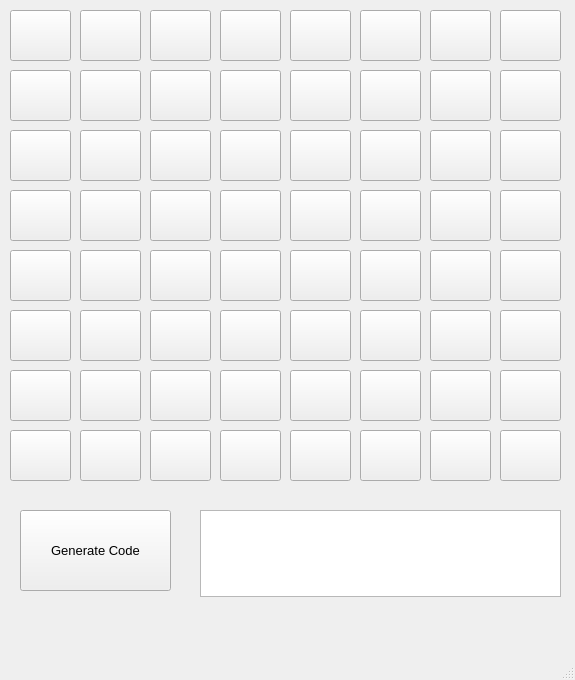
<?xml version="1.0" encoding="UTF-8"?>
<ui version="4.0">
 <class>MainWindow</class>
 <widget class="QMainWindow" name="MainWindow">
  <property name="geometry">
   <rect>
    <x>0</x>
    <y>0</y>
    <width>575</width>
    <height>680</height>
   </rect>
  </property>
  <property name="windowTitle">
   <string>MainWindow</string>
  </property>
  <widget class="QWidget" name="centralwidget">
   <widget class="QPushButton" name="btn_uno">
    <property name="geometry">
     <rect>
      <x>10</x>
      <y>10</y>
      <width>61</width>
      <height>51</height>
     </rect>
    </property>
    <property name="text">
     <string/>
    </property>
   </widget>
   <widget class="QPushButton" name="btn_due">
    <property name="geometry">
     <rect>
      <x>80</x>
      <y>10</y>
      <width>61</width>
      <height>51</height>
     </rect>
    </property>
    <property name="text">
     <string/>
    </property>
   </widget>
   <widget class="QPushButton" name="btn_tre">
    <property name="geometry">
     <rect>
      <x>150</x>
      <y>10</y>
      <width>61</width>
      <height>51</height>
     </rect>
    </property>
    <property name="text">
     <string/>
    </property>
   </widget>
   <widget class="QPushButton" name="btn_quattro">
    <property name="geometry">
     <rect>
      <x>220</x>
      <y>10</y>
      <width>61</width>
      <height>51</height>
     </rect>
    </property>
    <property name="text">
     <string/>
    </property>
   </widget>
   <widget class="QPushButton" name="btn_cinque">
    <property name="geometry">
     <rect>
      <x>290</x>
      <y>10</y>
      <width>61</width>
      <height>51</height>
     </rect>
    </property>
    <property name="text">
     <string/>
    </property>
   </widget>
   <widget class="QPushButton" name="btn_sei">
    <property name="geometry">
     <rect>
      <x>360</x>
      <y>10</y>
      <width>61</width>
      <height>51</height>
     </rect>
    </property>
    <property name="text">
     <string/>
    </property>
   </widget>
   <widget class="QPushButton" name="btn_sette">
    <property name="geometry">
     <rect>
      <x>430</x>
      <y>10</y>
      <width>61</width>
      <height>51</height>
     </rect>
    </property>
    <property name="text">
     <string/>
    </property>
   </widget>
   <widget class="QPushButton" name="btn_otto">
    <property name="geometry">
     <rect>
      <x>500</x>
      <y>10</y>
      <width>61</width>
      <height>51</height>
     </rect>
    </property>
    <property name="text">
     <string/>
    </property>
   </widget>
   <widget class="QPushButton" name="btn_nove">
    <property name="geometry">
     <rect>
      <x>10</x>
      <y>70</y>
      <width>61</width>
      <height>51</height>
     </rect>
    </property>
    <property name="text">
     <string/>
    </property>
   </widget>
   <widget class="QPushButton" name="btn_dieci">
    <property name="geometry">
     <rect>
      <x>80</x>
      <y>70</y>
      <width>61</width>
      <height>51</height>
     </rect>
    </property>
    <property name="text">
     <string/>
    </property>
   </widget>
   <widget class="QPushButton" name="btn_undici">
    <property name="geometry">
     <rect>
      <x>150</x>
      <y>70</y>
      <width>61</width>
      <height>51</height>
     </rect>
    </property>
    <property name="text">
     <string/>
    </property>
   </widget>
   <widget class="QPushButton" name="btn_dodici">
    <property name="geometry">
     <rect>
      <x>220</x>
      <y>70</y>
      <width>61</width>
      <height>51</height>
     </rect>
    </property>
    <property name="text">
     <string/>
    </property>
   </widget>
   <widget class="QPushButton" name="btn_tredici">
    <property name="geometry">
     <rect>
      <x>290</x>
      <y>70</y>
      <width>61</width>
      <height>51</height>
     </rect>
    </property>
    <property name="text">
     <string/>
    </property>
   </widget>
   <widget class="QPushButton" name="btn_quattordici">
    <property name="geometry">
     <rect>
      <x>360</x>
      <y>70</y>
      <width>61</width>
      <height>51</height>
     </rect>
    </property>
    <property name="text">
     <string/>
    </property>
   </widget>
   <widget class="QPushButton" name="btn_quindici">
    <property name="geometry">
     <rect>
      <x>430</x>
      <y>70</y>
      <width>61</width>
      <height>51</height>
     </rect>
    </property>
    <property name="text">
     <string/>
    </property>
   </widget>
   <widget class="QPushButton" name="btn_sedici">
    <property name="geometry">
     <rect>
      <x>500</x>
      <y>70</y>
      <width>61</width>
      <height>51</height>
     </rect>
    </property>
    <property name="text">
     <string/>
    </property>
   </widget>
   <widget class="QPushButton" name="btn_diciassette">
    <property name="geometry">
     <rect>
      <x>10</x>
      <y>130</y>
      <width>61</width>
      <height>51</height>
     </rect>
    </property>
    <property name="text">
     <string/>
    </property>
   </widget>
   <widget class="QPushButton" name="btn_diciotto">
    <property name="geometry">
     <rect>
      <x>80</x>
      <y>130</y>
      <width>61</width>
      <height>51</height>
     </rect>
    </property>
    <property name="text">
     <string/>
    </property>
   </widget>
   <widget class="QPushButton" name="btn_diciannove">
    <property name="geometry">
     <rect>
      <x>150</x>
      <y>130</y>
      <width>61</width>
      <height>51</height>
     </rect>
    </property>
    <property name="text">
     <string/>
    </property>
   </widget>
   <widget class="QPushButton" name="btn_venti">
    <property name="geometry">
     <rect>
      <x>220</x>
      <y>130</y>
      <width>61</width>
      <height>51</height>
     </rect>
    </property>
    <property name="text">
     <string/>
    </property>
   </widget>
   <widget class="QPushButton" name="btn_ventuno">
    <property name="geometry">
     <rect>
      <x>290</x>
      <y>130</y>
      <width>61</width>
      <height>51</height>
     </rect>
    </property>
    <property name="text">
     <string/>
    </property>
   </widget>
   <widget class="QPushButton" name="btn_ventidue">
    <property name="geometry">
     <rect>
      <x>360</x>
      <y>130</y>
      <width>61</width>
      <height>51</height>
     </rect>
    </property>
    <property name="text">
     <string/>
    </property>
   </widget>
   <widget class="QPushButton" name="btn_ventitre">
    <property name="geometry">
     <rect>
      <x>430</x>
      <y>130</y>
      <width>61</width>
      <height>51</height>
     </rect>
    </property>
    <property name="text">
     <string/>
    </property>
   </widget>
   <widget class="QPushButton" name="btn_ventiquattro">
    <property name="geometry">
     <rect>
      <x>500</x>
      <y>130</y>
      <width>61</width>
      <height>51</height>
     </rect>
    </property>
    <property name="text">
     <string/>
    </property>
   </widget>
   <widget class="QPushButton" name="btn_venticinque">
    <property name="geometry">
     <rect>
      <x>10</x>
      <y>190</y>
      <width>61</width>
      <height>51</height>
     </rect>
    </property>
    <property name="text">
     <string/>
    </property>
   </widget>
   <widget class="QPushButton" name="btn_ventisei">
    <property name="geometry">
     <rect>
      <x>80</x>
      <y>190</y>
      <width>61</width>
      <height>51</height>
     </rect>
    </property>
    <property name="text">
     <string/>
    </property>
   </widget>
   <widget class="QPushButton" name="btn_ventisette">
    <property name="geometry">
     <rect>
      <x>150</x>
      <y>190</y>
      <width>61</width>
      <height>51</height>
     </rect>
    </property>
    <property name="text">
     <string/>
    </property>
   </widget>
   <widget class="QPushButton" name="btn_ventotto">
    <property name="geometry">
     <rect>
      <x>220</x>
      <y>190</y>
      <width>61</width>
      <height>51</height>
     </rect>
    </property>
    <property name="text">
     <string/>
    </property>
   </widget>
   <widget class="QPushButton" name="btn_ventinove">
    <property name="geometry">
     <rect>
      <x>290</x>
      <y>190</y>
      <width>61</width>
      <height>51</height>
     </rect>
    </property>
    <property name="text">
     <string/>
    </property>
   </widget>
   <widget class="QPushButton" name="btn_trenta">
    <property name="geometry">
     <rect>
      <x>360</x>
      <y>190</y>
      <width>61</width>
      <height>51</height>
     </rect>
    </property>
    <property name="text">
     <string/>
    </property>
   </widget>
   <widget class="QPushButton" name="btn_trentuno">
    <property name="geometry">
     <rect>
      <x>430</x>
      <y>190</y>
      <width>61</width>
      <height>51</height>
     </rect>
    </property>
    <property name="text">
     <string/>
    </property>
   </widget>
   <widget class="QPushButton" name="btn_trentadue">
    <property name="geometry">
     <rect>
      <x>500</x>
      <y>190</y>
      <width>61</width>
      <height>51</height>
     </rect>
    </property>
    <property name="text">
     <string/>
    </property>
   </widget>
   <widget class="QPushButton" name="btn_trentatre">
    <property name="geometry">
     <rect>
      <x>10</x>
      <y>250</y>
      <width>61</width>
      <height>51</height>
     </rect>
    </property>
    <property name="text">
     <string/>
    </property>
   </widget>
   <widget class="QPushButton" name="btn_trentaquattro">
    <property name="geometry">
     <rect>
      <x>80</x>
      <y>250</y>
      <width>61</width>
      <height>51</height>
     </rect>
    </property>
    <property name="text">
     <string/>
    </property>
   </widget>
   <widget class="QPushButton" name="btn_trentacinque">
    <property name="geometry">
     <rect>
      <x>150</x>
      <y>250</y>
      <width>61</width>
      <height>51</height>
     </rect>
    </property>
    <property name="text">
     <string/>
    </property>
   </widget>
   <widget class="QPushButton" name="btn_trentasei">
    <property name="geometry">
     <rect>
      <x>220</x>
      <y>250</y>
      <width>61</width>
      <height>51</height>
     </rect>
    </property>
    <property name="text">
     <string/>
    </property>
   </widget>
   <widget class="QPushButton" name="btn_trentasette">
    <property name="geometry">
     <rect>
      <x>290</x>
      <y>250</y>
      <width>61</width>
      <height>51</height>
     </rect>
    </property>
    <property name="text">
     <string/>
    </property>
   </widget>
   <widget class="QPushButton" name="btn_trentotto">
    <property name="geometry">
     <rect>
      <x>360</x>
      <y>250</y>
      <width>61</width>
      <height>51</height>
     </rect>
    </property>
    <property name="text">
     <string/>
    </property>
   </widget>
   <widget class="QPushButton" name="btn_trentanove">
    <property name="geometry">
     <rect>
      <x>430</x>
      <y>250</y>
      <width>61</width>
      <height>51</height>
     </rect>
    </property>
    <property name="text">
     <string/>
    </property>
   </widget>
   <widget class="QPushButton" name="btn_quaranta">
    <property name="geometry">
     <rect>
      <x>500</x>
      <y>250</y>
      <width>61</width>
      <height>51</height>
     </rect>
    </property>
    <property name="text">
     <string/>
    </property>
   </widget>
   <widget class="QPushButton" name="btn_quarantuno">
    <property name="geometry">
     <rect>
      <x>10</x>
      <y>310</y>
      <width>61</width>
      <height>51</height>
     </rect>
    </property>
    <property name="text">
     <string/>
    </property>
   </widget>
   <widget class="QPushButton" name="btn_quarantadue">
    <property name="geometry">
     <rect>
      <x>80</x>
      <y>310</y>
      <width>61</width>
      <height>51</height>
     </rect>
    </property>
    <property name="text">
     <string/>
    </property>
   </widget>
   <widget class="QPushButton" name="btn_quarantatre">
    <property name="geometry">
     <rect>
      <x>150</x>
      <y>310</y>
      <width>61</width>
      <height>51</height>
     </rect>
    </property>
    <property name="text">
     <string/>
    </property>
   </widget>
   <widget class="QPushButton" name="btn_quarantaquattro">
    <property name="geometry">
     <rect>
      <x>220</x>
      <y>310</y>
      <width>61</width>
      <height>51</height>
     </rect>
    </property>
    <property name="text">
     <string/>
    </property>
   </widget>
   <widget class="QPushButton" name="btn_quarantacinque">
    <property name="geometry">
     <rect>
      <x>290</x>
      <y>310</y>
      <width>61</width>
      <height>51</height>
     </rect>
    </property>
    <property name="text">
     <string/>
    </property>
   </widget>
   <widget class="QPushButton" name="btn_quarantasei">
    <property name="geometry">
     <rect>
      <x>360</x>
      <y>310</y>
      <width>61</width>
      <height>51</height>
     </rect>
    </property>
    <property name="text">
     <string/>
    </property>
   </widget>
   <widget class="QPushButton" name="btn_quarantasette">
    <property name="geometry">
     <rect>
      <x>430</x>
      <y>310</y>
      <width>61</width>
      <height>51</height>
     </rect>
    </property>
    <property name="text">
     <string/>
    </property>
   </widget>
   <widget class="QPushButton" name="btn_quarantotto">
    <property name="geometry">
     <rect>
      <x>500</x>
      <y>310</y>
      <width>61</width>
      <height>51</height>
     </rect>
    </property>
    <property name="text">
     <string/>
    </property>
   </widget>
   <widget class="QPushButton" name="btn_quarantanove">
    <property name="geometry">
     <rect>
      <x>10</x>
      <y>370</y>
      <width>61</width>
      <height>51</height>
     </rect>
    </property>
    <property name="text">
     <string/>
    </property>
   </widget>
   <widget class="QPushButton" name="btn_cinquanta">
    <property name="geometry">
     <rect>
      <x>80</x>
      <y>370</y>
      <width>61</width>
      <height>51</height>
     </rect>
    </property>
    <property name="text">
     <string/>
    </property>
   </widget>
   <widget class="QPushButton" name="btn_cinquantuno">
    <property name="geometry">
     <rect>
      <x>150</x>
      <y>370</y>
      <width>61</width>
      <height>51</height>
     </rect>
    </property>
    <property name="text">
     <string/>
    </property>
   </widget>
   <widget class="QPushButton" name="btn_cinquantadue">
    <property name="geometry">
     <rect>
      <x>220</x>
      <y>370</y>
      <width>61</width>
      <height>51</height>
     </rect>
    </property>
    <property name="text">
     <string/>
    </property>
   </widget>
   <widget class="QPushButton" name="btn_cinquantatre">
    <property name="geometry">
     <rect>
      <x>290</x>
      <y>370</y>
      <width>61</width>
      <height>51</height>
     </rect>
    </property>
    <property name="text">
     <string/>
    </property>
   </widget>
   <widget class="QPushButton" name="btn_cinquantaquattro">
    <property name="geometry">
     <rect>
      <x>360</x>
      <y>370</y>
      <width>61</width>
      <height>51</height>
     </rect>
    </property>
    <property name="text">
     <string/>
    </property>
   </widget>
   <widget class="QPushButton" name="btn_cinquantacinque">
    <property name="geometry">
     <rect>
      <x>430</x>
      <y>370</y>
      <width>61</width>
      <height>51</height>
     </rect>
    </property>
    <property name="text">
     <string/>
    </property>
   </widget>
   <widget class="QPushButton" name="btn_cinquantasei">
    <property name="geometry">
     <rect>
      <x>500</x>
      <y>370</y>
      <width>61</width>
      <height>51</height>
     </rect>
    </property>
    <property name="text">
     <string/>
    </property>
   </widget>
   <widget class="QPushButton" name="btn_cinquantasette">
    <property name="geometry">
     <rect>
      <x>10</x>
      <y>430</y>
      <width>61</width>
      <height>51</height>
     </rect>
    </property>
    <property name="text">
     <string/>
    </property>
   </widget>
   <widget class="QPushButton" name="btn_cinquantotto">
    <property name="geometry">
     <rect>
      <x>80</x>
      <y>430</y>
      <width>61</width>
      <height>51</height>
     </rect>
    </property>
    <property name="text">
     <string/>
    </property>
   </widget>
   <widget class="QPushButton" name="btn_cinquantanove">
    <property name="geometry">
     <rect>
      <x>150</x>
      <y>430</y>
      <width>61</width>
      <height>51</height>
     </rect>
    </property>
    <property name="text">
     <string/>
    </property>
   </widget>
   <widget class="QPushButton" name="btn_sessanta">
    <property name="geometry">
     <rect>
      <x>220</x>
      <y>430</y>
      <width>61</width>
      <height>51</height>
     </rect>
    </property>
    <property name="text">
     <string/>
    </property>
   </widget>
   <widget class="QPushButton" name="btn_sessantuno">
    <property name="geometry">
     <rect>
      <x>290</x>
      <y>430</y>
      <width>61</width>
      <height>51</height>
     </rect>
    </property>
    <property name="text">
     <string/>
    </property>
   </widget>
   <widget class="QPushButton" name="btn_sessantadue">
    <property name="geometry">
     <rect>
      <x>360</x>
      <y>430</y>
      <width>61</width>
      <height>51</height>
     </rect>
    </property>
    <property name="text">
     <string/>
    </property>
   </widget>
   <widget class="QPushButton" name="btn_sessantatre">
    <property name="geometry">
     <rect>
      <x>430</x>
      <y>430</y>
      <width>61</width>
      <height>51</height>
     </rect>
    </property>
    <property name="text">
     <string/>
    </property>
   </widget>
   <widget class="QPushButton" name="btn_sessantaquattro">
    <property name="geometry">
     <rect>
      <x>500</x>
      <y>430</y>
      <width>61</width>
      <height>51</height>
     </rect>
    </property>
    <property name="text">
     <string/>
    </property>
   </widget>
   <widget class="QPushButton" name="btn_generate_code">
    <property name="geometry">
     <rect>
      <x>20</x>
      <y>510</y>
      <width>151</width>
      <height>81</height>
     </rect>
    </property>
    <property name="font">
     <font>
      <pointsize>10</pointsize>
     </font>
    </property>
    <property name="text">
     <string>Generate Code</string>
    </property>
   </widget>
   <widget class="QTextEdit" name="txt_array_result">
    <property name="geometry">
     <rect>
      <x>200</x>
      <y>510</y>
      <width>361</width>
      <height>87</height>
     </rect>
    </property>
   </widget>
  </widget>
  <widget class="QMenuBar" name="menubar">
   <property name="geometry">
    <rect>
     <x>0</x>
     <y>0</y>
     <width>575</width>
     <height>26</height>
    </rect>
   </property>
  </widget>
  <widget class="QStatusBar" name="statusbar"/>
 </widget>
 <resources/>
 <connections/>
</ui>
